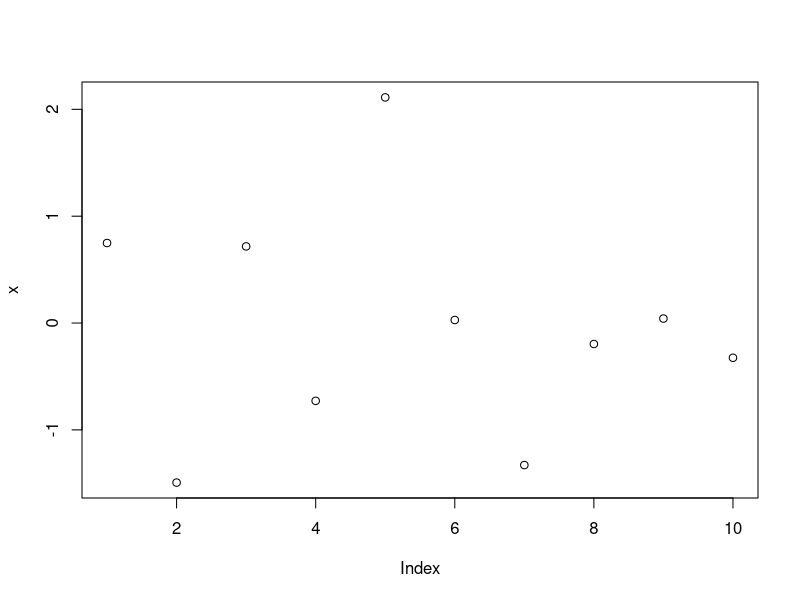
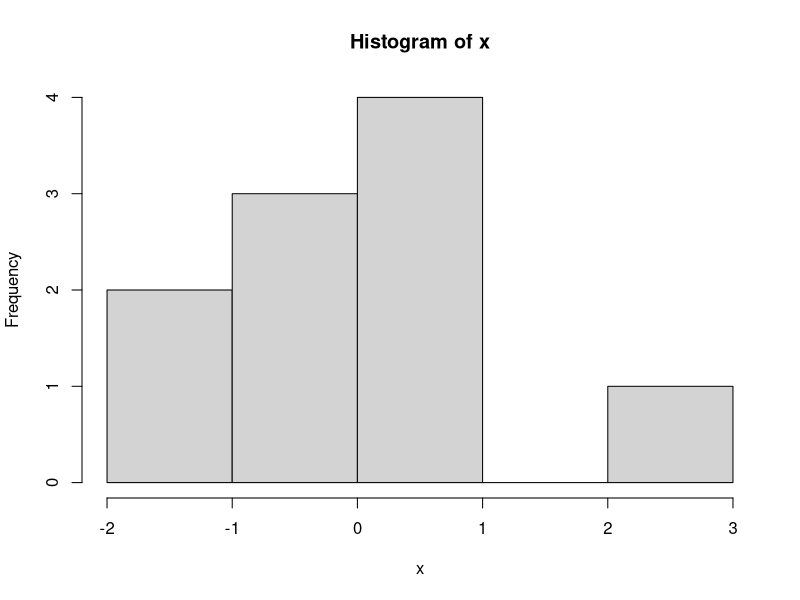
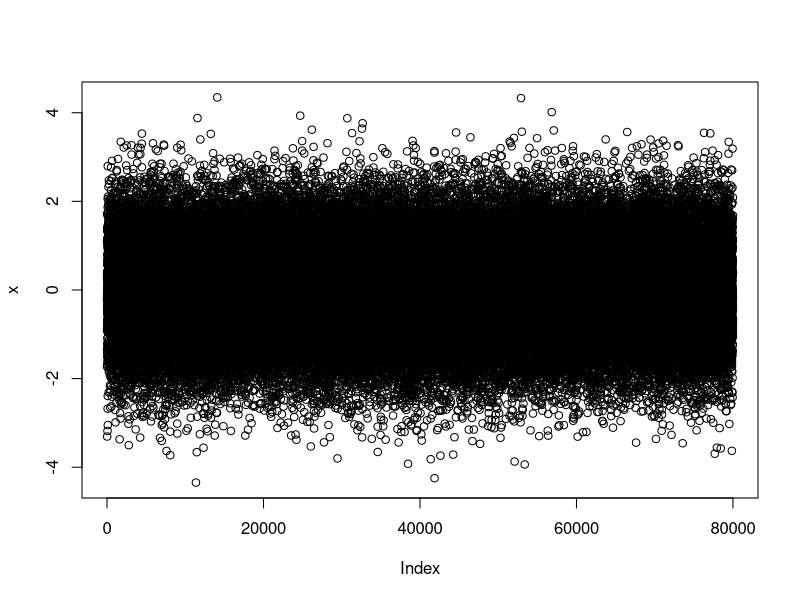
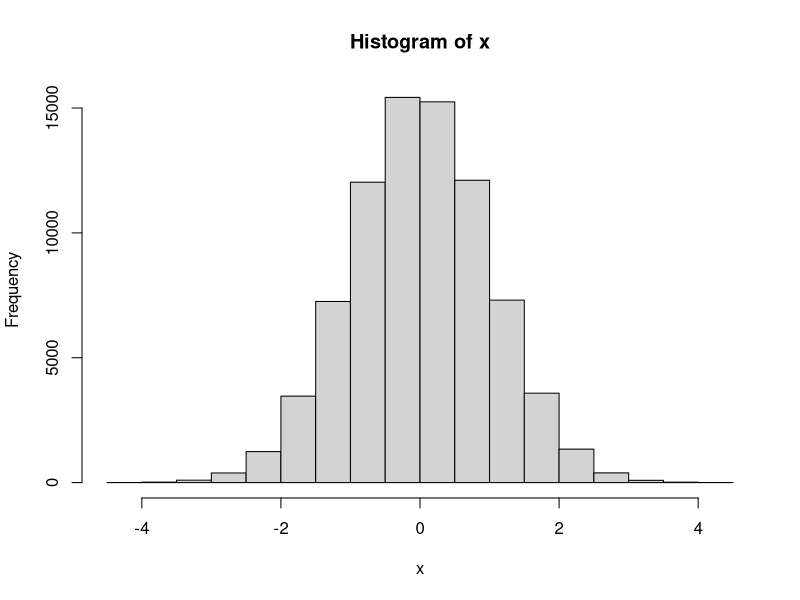
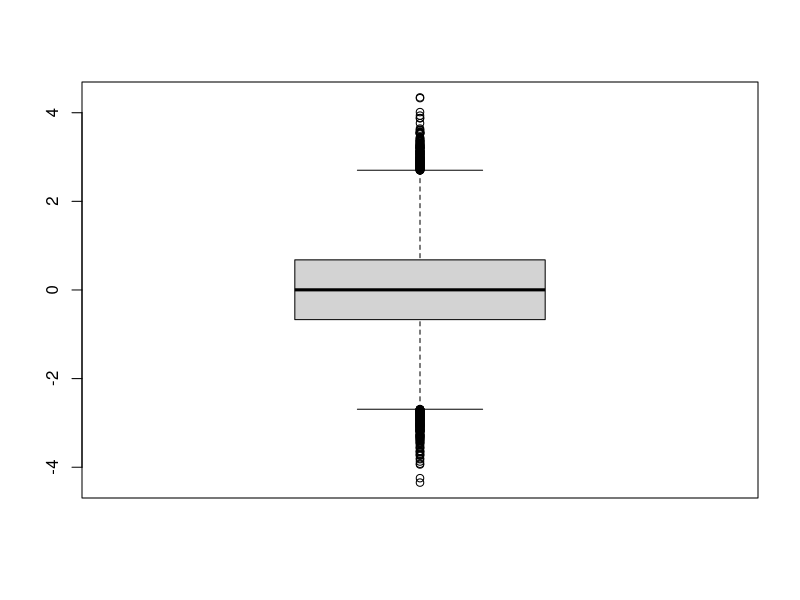

Write R code to recreate these figures, in order.
# printing the normal distribution 
x <-rnorm(5) # 5 numbers normal around mean = 0 sd =1
3

# printing a three ways of vector
x
# R specific loop i takes the values
for( i in x)
{ print(i) }
#conventional loop
for (j in 1:5)
{ print( x[j] ) }
4

# printing the example on vector math
N <-100000
a <-rnorm(N)
b <- rnorm(N)
#Vectorized approach
c <- a * b
c
5

# printing the valid function calls
X <- rnorm(5)
X <- rnorm( 5, 10, 1)
X <- rnorm (5, 10)
X <- rnorm(5, mean=10, sd = 1)
X <- rnorm(5, sd=1, mean=10)
X <- rnorm(5, sd=1)
7

# printing the simple graphics
x <-rnorm(10)
plot(x)
hist(x)

# printing the basic R statistics tools
x <-rnorm(80000)
plot(x)
hist(x)
head(x)
tail(x)
range(x)
summary(x)
boxplot(x)


